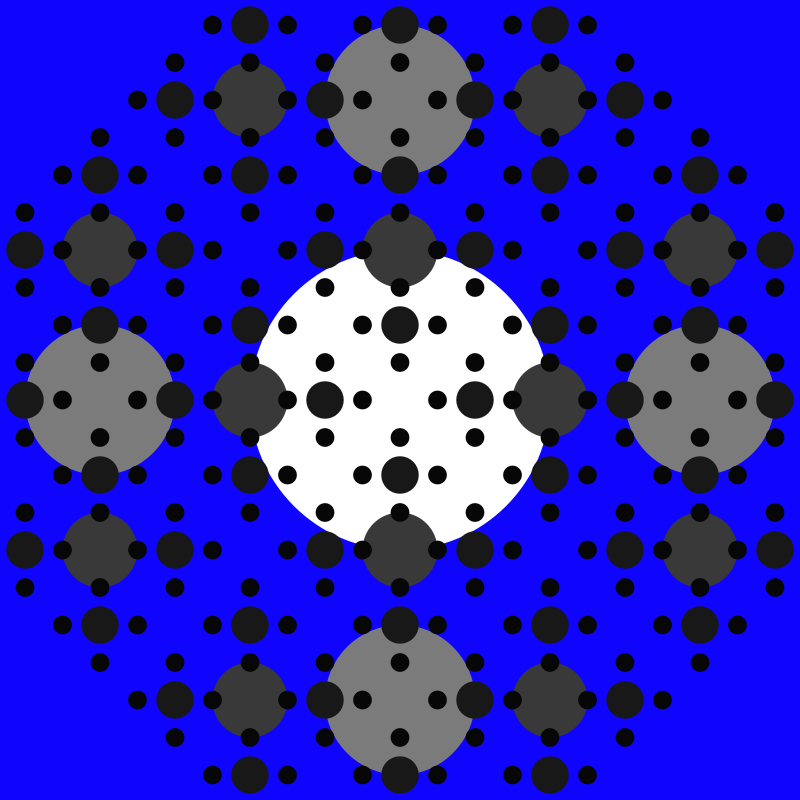
Frame 1 (no input)
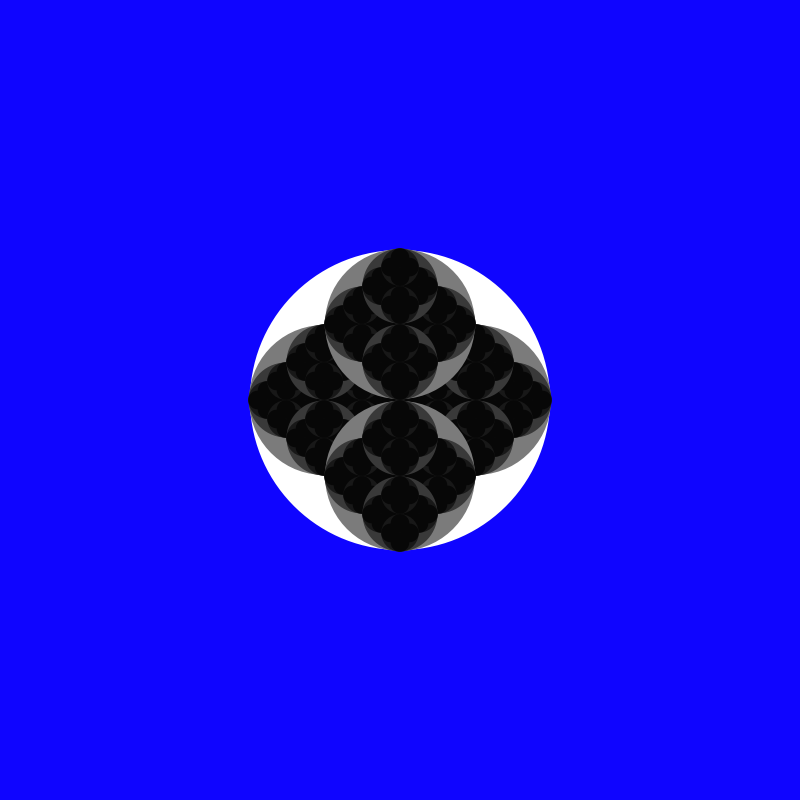
Frame 60 (the mouse pressed at the canvas centre just before this capture)
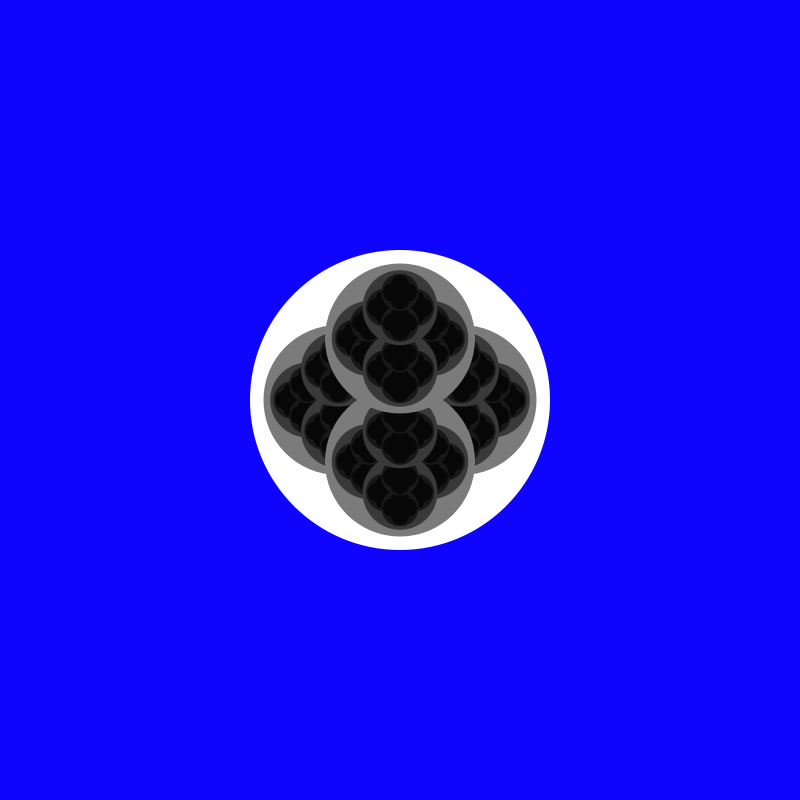
Frame 120 (the mouse held since frame 60 and released just before this capture)

The Processing sketch that drew these frames (run headless with seeded random() and noise(); from frame 60 on, the mouse is pressed at the canvas centre):

// Processing sketch: CirclesFractal
// ── CirclesFractal.pde
float speedx=0.1;
float speedy=0.1;
float rangex=1;
float rangey=1;

void setup() {
  size(800, 800);
}

void draw() {
  background(15,5,255);
  drawCircle(width/2, height/2, 300);
  if(rangex<-8||rangex>8)speedx*=-1;
  int s=int(speedx/(abs(speedx)));
  speedx=map(mouseX, 0, width, 0.05, 0.2)*s;
  if(rangey<-8||rangey>8)speedy*=-1;
  int sy=int(speedy/(abs(speedy)));
  speedy=map(mouseY, 0, height, 0.05, 0.2)*sy;
  rangex+=speedx;
  rangey+=speedy;
}

void drawCircle(float x, float y, float d) {
  if (d<10)return;
  noStroke();
  fill(map(d,10,300,0,255));
  ellipse(x, y, d, d);
  drawCircle(x+d/rangex, y, d/2);
  drawCircle(x-d/rangex, y, d/2);
  drawCircle(x, y+d/rangey, d/2);
  drawCircle(x, y-d/rangey, d/2);
}

void mousePressed(){
   speedx=0.1;
   speedy=0.1;
}
